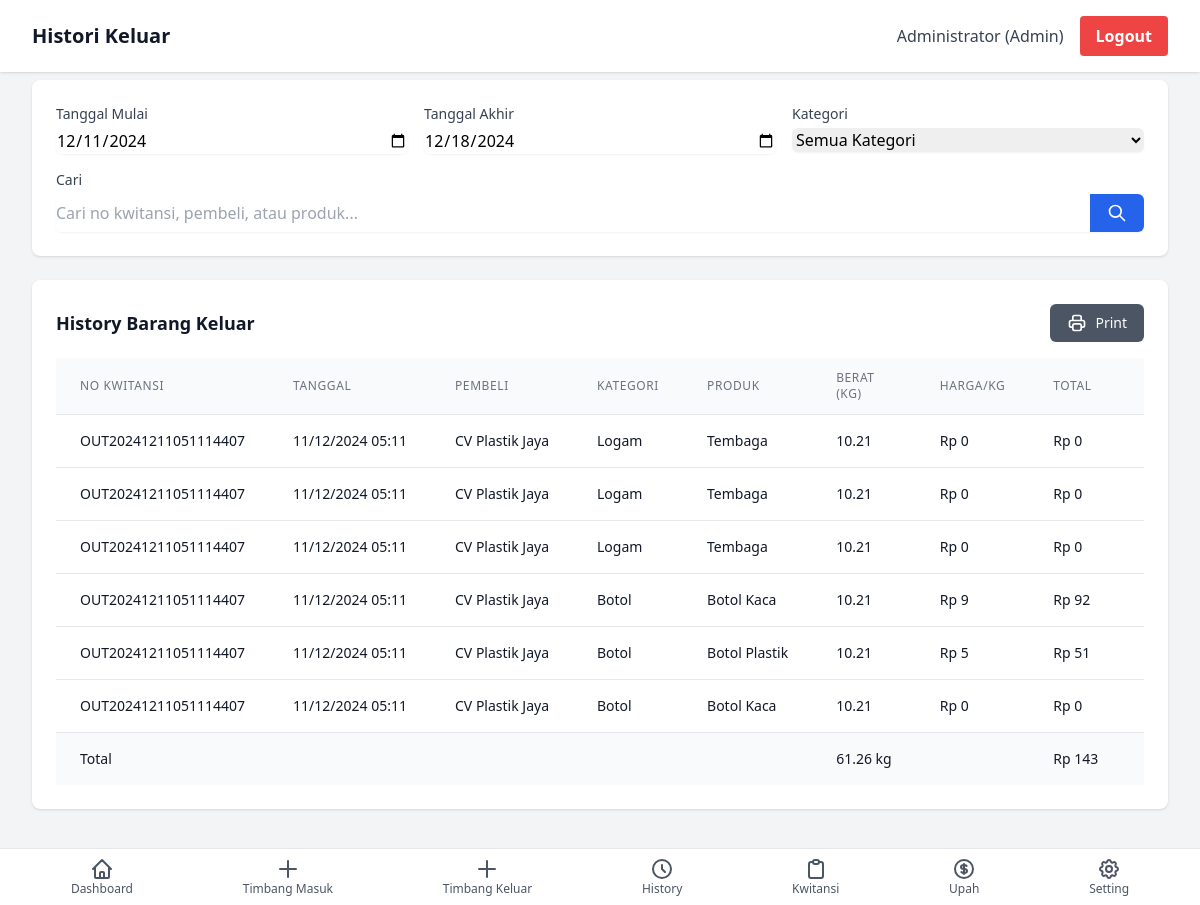
/index.php?page=history_out (signed in), run on the app's committed database.
### tables this page shows
CREATE TABLE `weighing_out` (
  `id` int(11) NOT NULL,
  `receipt_id` varchar(50) NOT NULL,
  `buyer_id` int(11) DEFAULT NULL,
  `product_id` int(11) DEFAULT NULL,
  `weight` decimal(10,2) NOT NULL,
  `price` decimal(10,2) NOT NULL,
  `user_id` int(11) DEFAULT NULL,
  `created_at` timestamp NOT NULL DEFAULT current_timestamp()
);

CREATE TABLE `buyers` (
  `id` int(11) NOT NULL,
  `name` varchar(100) NOT NULL,
  `address` text DEFAULT NULL,
  `phone` varchar(20) DEFAULT NULL,
  `created_at` timestamp NOT NULL DEFAULT current_timestamp(),
  `updated_at` timestamp NOT NULL DEFAULT current_timestamp() ON UPDATE current_timestamp()
);

CREATE TABLE `categories` (
  `id` int(11) NOT NULL,
  `name` varchar(100) NOT NULL,
  `created_at` timestamp NOT NULL DEFAULT current_timestamp(),
  `updated_at` timestamp NOT NULL DEFAULT current_timestamp() ON UPDATE current_timestamp()
);

CREATE TABLE `products` (
  `id` int(11) NOT NULL,
  `category_id` int(11) DEFAULT NULL,
  `name` varchar(100) NOT NULL,
  `created_at` timestamp NOT NULL DEFAULT current_timestamp(),
  `updated_at` timestamp NOT NULL DEFAULT current_timestamp() ON UPDATE current_timestamp()
);

### pages/history_out.php (the view, shortened to what this page needs)
<?php
$start_date = $_GET['start_date'] ?? date('Y-m-d', strtotime('-7 days'));
$end_date = $_GET['end_date'] ?? date('Y-m-d');
$search = $_GET['search'] ?? '';
$query = "
    SELECT
        wo.id,
        wo.receipt_id,
        wo.weight,
        wo.price,
        wo.created_at,
        b.name as buyer_name,
        c.name as category_name,
        p.name as product_name,
        u.name as user_name
    FROM weighing_out wo
    LEFT JOIN buyers b ON wo.buyer_id = b.id
    LEFT JOIN products p ON wo.product_id = p.id
    LEFT JOIN categories c ON p.category_id = c.id
    LEFT JOIN users u ON wo.user_id = u.id
    WHERE 1=1
";
$params = [];
$types = "";
if ($start_date) {
    $query .= " AND DATE(wo.created_at) >= ?";
    $params[] = $start_date;
    $types .= "s";
}
if ($end_date) {
    $query .= " AND DATE(wo.created_at) <= ?";
    $params[] = $end_date;
    $types .= "s";
}
$query .= " ORDER BY wo.created_at DESC";
$stmt = $conn->prepare($query);
if (!empty($params)) {
    $stmt->bind_param($types, ...$params);
}
$stmt->execute();
$result = $stmt->get_result();
$total_weight = 0;
$total_amount = 0;
?>
<div class="space-y-6">
    <div class="bg-white rounded-lg shadow p-6">
        <form method="GET" class="grid grid-cols-1 md:grid-cols-3 gap-4">
            <div>
                <label class="block text-sm font-medium text-gray-700">Tanggal Mulai</label>
                <input type="date" name="start_date" value="<?php echo $start_date; ?>"
                       class="mt-1 block w-full rounded-md border-gray-300 shadow-sm focus:border-blue-500 focus:ring-blue-500">
            </div>
            <div>
                <label class="block text-sm font-medium text-gray-700">Tanggal Akhir</label>
                <input type="date" name="end_date" value="<?php echo $end_date; ?>"
                       class="mt-1 block w-full rounded-md border-gray-300 shadow-sm focus:border-blue-500 focus:ring-blue-500">
            </div>
            <div>
                <label class="block text-sm font-medium text-gray-700">Kategori</label>
                <select name="category_id" class="mt-1 block w-full rounded-md border-gray-300 shadow-sm focus:border-blue-500 focus:ring-blue-500">
                    <option value="">Semua Kategori</option>
                </select>
            </div>
            <div class="md:col-span-3">
                <label class="block text-sm font-medium text-gray-700">Cari</label>
                <div class="mt-1 flex rounded-md shadow-sm">
                    <input type="text" name="search" value="<?php echo htmlspecialchars($search); ?>"
                           placeholder="Cari no kwitansi, pembeli, atau produk..."
                           class="block w-full rounded-l-md border-gray-300 focus:border-blue-500 focus:ring-blue-500">
                    <button type="submit" class="inline-flex items-center px-4 py-2 border border-transparent rounded-r-md text-sm font-medium text-white bg-blue-600 hover:bg-blue-700 focus:outline-none focus:ring-2 focus:ring-offset-2 focus:ring-blue-500">
                        <svg class="h-5 w-5" fill="none" stroke="currentColor" viewBox="0 0 24 24">
                            <path stroke-linecap="round" stroke-linejoin="round" stroke-width="2" d="M21 21l-6-6m2-5a7 7 0 11-14 0 7 7 0 0114 0z"/>
                        </svg>
                    </button>
                </div>
            </div>
        </form>
    </div>
    <div class="bg-white rounded-lg shadow">
        <div class="p-6">
            <div class="flex justify-between items-center mb-4">
                <h2 class="text-lg font-semibold text-gray-900">History Barang Keluar</h2>
                <button onclick="printHistory()" class="inline-flex items-center px-4 py-2 border border-transparent text-sm font-medium rounded-md text-white bg-gray-600 hover:bg-gray-700 focus:outline-none">
                    Print
                </button>
            </div>
            <div class="overflow-x-auto">
                <table class="min-w-full divide-y divide-gray-200">
                    <thead class="bg-gray-50">
                        <tr>
                            <th class="px-6 py-3 text-left text-xs font-medium text-gray-500 uppercase tracking-wider">No Kwitansi</th>
                            <th class="px-6 py-3 text-left text-xs font-medium text-gray-500 uppercase tracking-wider">Tanggal</th>
                            <th class="px-6 py-3 text-left text-xs font-medium text-gray-500 uppercase tracking-wider">Pembeli</th>
                            <th class="px-6 py-3 text-left text-xs font-medium text-gray-500 uppercase tracking-wider">Kategori</th>
                            <th class="px-6 py-3 text-left text-xs font-medium text-gray-500 uppercase tracking-wider">Produk</th>
                            <th class="px-6 py-3 text-left text-xs font-medium text-gray-500 uppercase tracking-wider">Berat (kg)</th>
                            <th class="px-6 py-3 text-left text-xs font-medium text-gray-500 uppercase tracking-wider">Harga/kg</th>
                            <th class="px-6 py-3 text-left text-xs font-medium text-gray-500 uppercase tracking-wider">Total</th>
                            <th class="px-6 py-3 text-left text-xs font-medium text-gray-500 uppercase tracking-wider">User</th>
                        </tr>
                    </thead>
                    <tbody class="bg-white divide-y divide-gray-200">
                        <?php
                        while ($row = $result->fetch_assoc()):
                            $row_total = $row['weight'] * $row['price'];
                            $total_weight += $row['weight'];
                            $total_amount += $row_total;
                        ?>
                            <tr>
                                <td class="px-6 py-4 whitespace-nowrap text-sm text-gray-900">
                                    <?php echo htmlspecialchars($row['receipt_id']); ?>
                                </td>
                                <td class="px-6 py-4 whitespace-nowrap text-sm text-gray-900">
                                    <?php echo date('d/m/Y H:i', strtotime($row['created_at'])); ?>
                                </td>
                                <td class="px-6 py-4 whitespace-nowrap text-sm text-gray-900">
                                    <?php echo htmlspecialchars($row['buyer_name']); ?>
                                </td>
                                <td class="px-6 py-4 whitespace-nowrap text-sm text-gray-900">
                                    <?php echo htmlspecialchars($row['category_name']); ?>
                                </td>
                                <td class="px-6 py-4 whitespace-nowrap text-sm text-gray-900">
                                    <?php echo htmlspecialchars($row['product_name']); ?>
                                </td>
                                <td class="px-6 py-4 whitespace-nowrap text-sm text-gray-900">
                                    <?php echo number_format($row['weight'], 2); ?>
                                </td>
                                <td class="px-6 py-4 whitespace-nowrap text-sm text-gray-900">
                                    Rp <?php echo number_format($row['price']); ?>
                                </td>
                                <td class="px-6 py-4 whitespace-nowrap text-sm text-gray-900">
                                    Rp <?php echo number_format($row_total); ?>
                                </td>
                                <td class="px-6 py-4 whitespace-nowrap text-sm text-gray-900">
                                </td>
                            </tr>
                        <?php endwhile; ?>
                    </tbody>
                    <tfoot class="bg-gray-50">
                        <tr>
                            <td colspan="5" class="px-6 py-4 whitespace-nowrap text-sm font-medium text-gray-900">
                                Total
                            </td>
                            <td class="px-6 py-4 whitespace-nowrap text-sm font-medium text-gray-900">
                                <?php echo number_format($total_weight, 2); ?> kg
                            </td>
                            <td></td>
                            <td class="px-6 py-4 whitespace-nowrap text-sm font-medium text-gray-900">
                                Rp <?php echo number_format($total_amount); ?>
                            </td>
                            <td colspan="2"></td>
                        </tr>
                    </tfoot>
                </table>
            </div>
        </div>
    </div>
</div>

### index.php (shortened to what this page needs)
<?php
$valid_pages = [
    'dashboard',
    'weighing_in',
    'weighing_out',
    'history_in',
    'history_out',
    'receipt_in',
    'receipt_out',
    'wages',
    'settings'
];
$page = isset($_GET['page']) && in_array($_GET['page'], $valid_pages) ? $_GET['page'] : 'dashboard';
function getPageTitle($page) {
    $titles = [
        'dashboard' => 'Dashboard',
        'weighing_in' => 'Timbang Masuk',
        'weighing_out' => 'Timbang Keluar',
        'history_in' => 'Histori Masuk',
        'history_out' => 'Histori Keluar',
        'receipt_in' => 'Kwitansi Masuk',
        'receipt_out' => 'Kwitansi Keluar',
        'wages' => 'Upah Timbang',
        'settings' => 'Pengaturan'
    ];
    return $titles[$page] ?? 'Aplikasi Timbangan';
}
?>
<!DOCTYPE html>
<html lang="id">
<head>
    <script src="https://cdn.tailwindcss.com"></script>
</head>
<body class="bg-gray-100">
    <header class="bg-white shadow fixed top-0 left-0 right-0 z-50">
        <div class="max-w-7xl mx-auto px-4 sm:px-6 lg:px-8 py-4 flex justify-between items-center">
            <h1 class="text-xl font-semibold text-gray-900">
                <?php echo getPageTitle($page); ?>
            </h1>
            <div class="flex items-center">
                <span class="text-gray-700 mr-4">
                    <?php echo htmlspecialchars($_SESSION['name']); ?>
                    (<?php echo ucfirst($_SESSION['role']); ?>)
                </span>
                <button onclick="location.href='logout.php'" class="bg-red-500 hover:bg-red-700 text-white font-bold py-2 px-4 rounded">
                    Logout
                </button>
            </div>
        </div>
    </header>
    <main class="max-w-7xl mx-auto px-4 sm:px-6 lg:px-8 pt-20 pb-24">
        <?php include "pages/{$page}.php"; ?>
    </main>
    <nav class="bg-white fixed bottom-0 left-0 right-0 z-50 border-t border-gray-200">
        <div class="max-w-7xl mx-auto px-4">
            <div class="flex justify-around">
                <a href="?page=dashboard" class="flex flex-col items-center py-2 px-3 text-gray-600 hover:text-blue-500 <?php echo $page === 'dashboard' ? 'text-blue-500' : ''; ?>">
                    <svg class="w-6 h-6" fill="none" stroke="currentColor" viewBox="0 0 24 24">
                        <path stroke-linecap="round" stroke-linejoin="round" stroke-width="2" d="M3 12l2-2m0 0l7-7 7 7M5 10v10a1 1 0 001 1h3m10-11l2 2m-2-2v10a1 1 0 01-1 1h-3m-6 0a1 1 0 001-1v-4a1 1 0 011-1h2a1 1 0 011 1v4a1 1 0 001 1m-6 0h6"></path>
                    </svg>
                    <span class="text-xs">Dashboard</span>
                </a>
                <a href="?page=weighing_in" class="flex flex-col items-center py-2 px-3 text-gray-600 hover:text-blue-500 <?php echo $page === 'weighing_in' ? 'text-blue-500' : ''; ?>">
                    <svg class="w-6 h-6" fill="none" stroke="currentColor" viewBox="0 0 24 24">
                        <path stroke-linecap="round" stroke-linejoin="round" stroke-width="2" d="M12 4v16m8-8H4"></path>
                    </svg>
                    <span class="text-xs">Timbang Masuk</span>
                </a>
                <a href="?page=weighing_out" class="flex flex-col items-center py-2 px-3 text-gray-600 hover:text-blue-500 <?php echo $page === 'weighing_out' ? 'text-blue-500' : ''; ?>">
                    <svg class="w-6 h-6" fill="none" stroke="currentColor" viewBox="0 0 24 24">
                        <path stroke-linecap="round" stroke-linejoin="round" stroke-width="2" d="M12 4v16m8-8H4"></path>
                    </svg>
                    <span class="text-xs">Timbang Keluar</span>
                </a>
                <div class="relative group">
                    <a href="#" class="flex flex-col items-center py-2 px-3 text-gray-600 hover:text-blue-500">
                        <svg class="w-6 h-6" fill="none" stroke="currentColor" viewBox="0 0 24 24">
                            <path stroke-linecap="round" stroke-linejoin="round" stroke-width="2" d="M12 8v4l3 3m6-3a9 9 0 11-18 0 9 9 0 0118 0z"></path>
                        </svg>
                        <span class="text-xs">History</span>
                    </a>
                </div>
                <div class="relative group">
                    <a href="#" class="flex flex-col items-center py-2 px-3 text-gray-600 hover:text-blue-500">
                        <svg class="w-6 h-6" fill="none" stroke="currentColor" viewBox="0 0 24 24">
                            <path stroke-linecap="round" stroke-linejoin="round" stroke-width="2" d="M9 5H7a2 2 0 00-2 2v12a2 2 0 002 2h10a2 2 0 002-2V7a2 2 0 00-2-2h-2M9 5a2 2 0 002 2h2a2 2 0 002-2M9 5a2 2 0 012-2h2a2 2 0 012 2"></path>
                        </svg>
                        <span class="text-xs">Kwitansi</span>
                    </a>
                </div>
                <?php if ($_SESSION['role'] === 'admin'): ?>
                <a href="?page=wages" class="flex flex-col items-center py-2 px-3 text-gray-600 hover:text-blue-500 <?php echo $page === 'wages' ? 'text-blue-500' : ''; ?>">
                    <span class="text-xs">Upah</span>
                </a>
                <a href="?page=settings" class="flex flex-col items-center py-2 px-3 text-gray-600 hover:text-blue-500 <?php echo $page === 'settings' ? 'text-blue-500' : ''; ?>">
                    <span class="text-xs">Setting</span>
                </a>
                <?php endif; ?>
            </div>
        </div>
    </nav>
</body>
</html>

### data on the page
weighing_out: receipt "OUT20241211051114407", created_at "11/12/2024 05:11", buyer.name "CV Plastik Jaya", categories.name "Logam", product.name "Tembaga", weight "10.21", price "0", row_total "0"
weighing_out: receipt "OUT20241211051114407", created_at "11/12/2024 05:11", buyer.name "CV Plastik Jaya", categories.name "Logam", product.name "Tembaga", weight "10.21", price "0", row_total "0"
weighing_out: receipt "OUT20241211051114407", created_at "11/12/2024 05:11", buyer.name "CV Plastik Jaya", categories.name "Logam", product.name "Tembaga", weight "10.21", price "0", row_total "0"
weighing_out: receipt "OUT20241211051114407", created_at "11/12/2024 05:11", buyer.name "CV Plastik Jaya", categories.name "Botol", product.name "Botol Kaca", weight "10.21", price "9", row_total "92"
weighing_out: receipt "OUT20241211051114407", created_at "11/12/2024 05:11", buyer.name "CV Plastik Jaya", categories.name "Botol", product.name "Botol Plastik", weight "10.21", price "5", row_total "51"
weighing_out: receipt "OUT20241211051114407", created_at "11/12/2024 05:11", buyer.name "CV Plastik Jaya", categories.name "Botol", product.name "Botol Kaca", weight "10.21", price "0", row_total "0"

### other printed values
getPageTitle($page) "Histori Keluar"
$_SESSION['name'] "Administrator"
$_SESSION['role'] "Admin"
$total_weight "61.26"
$total_amount "143"
